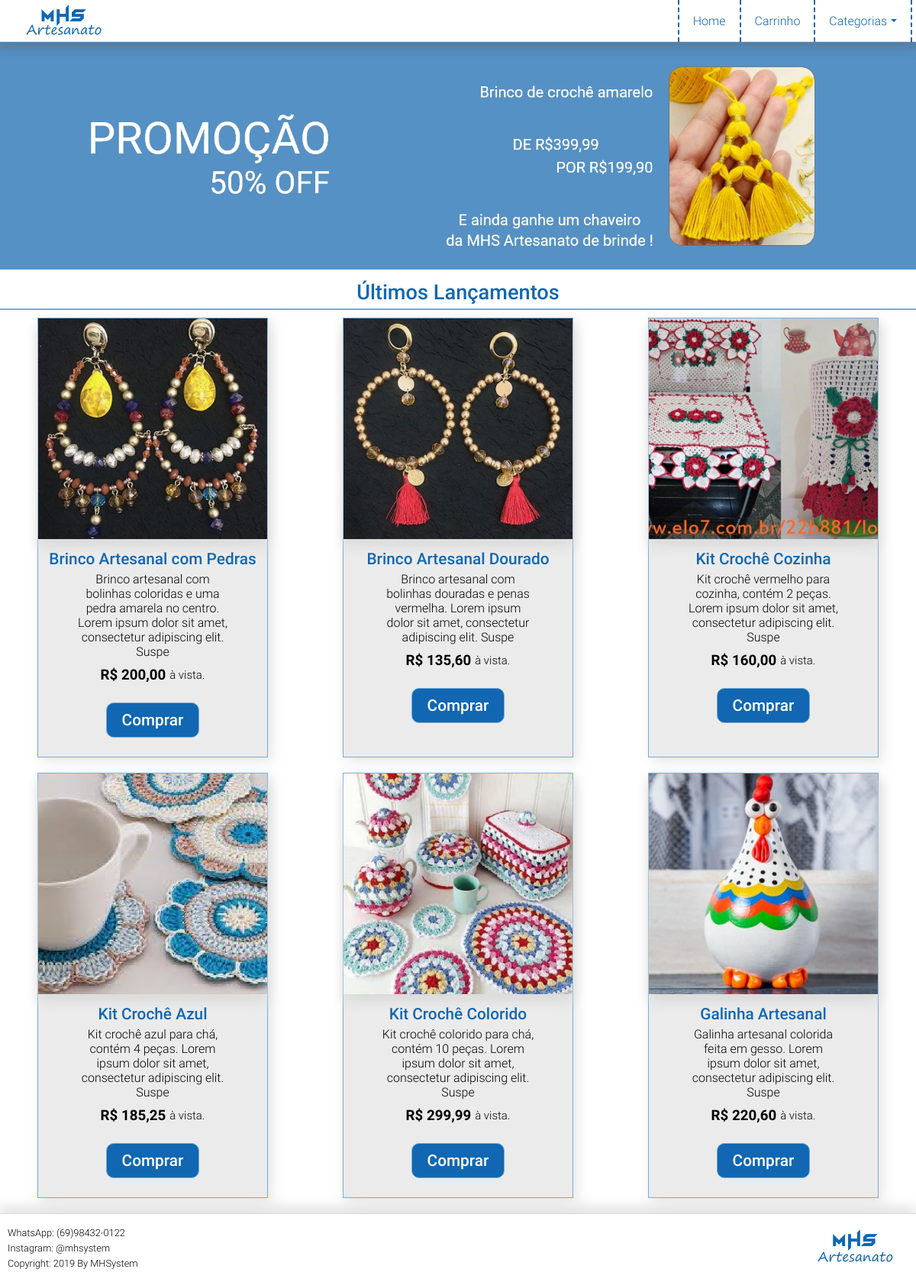
The page / on the database its author committed.
### tables this page shows
CREATE TABLE `tb_produtos` (
  `id_produto` int(11) NOT NULL,
  `nome` varchar(50) DEFAULT NULL,
  `descricao` varchar(150) DEFAULT NULL,
  `preco` float DEFAULT NULL,
  `link_img` varchar(60) DEFAULT NULL,
  `categoria_id` int(11) NOT NULL
);

### Controllers/ControllerHome.class.php (called while the page is built, shortened)
<?php
    class ControllerHome extends ControllerHelper{
        public function index(){
            $modelHome = new ModelHome();
            $dados = $modelHome->getProdutos();
            $this->loadTemplate("Home", $dados);
        }
    }
?>

### Controllers/Controller.class.php (called while the page is built, shortened)
<?php
    class Controller{
        public function run(){
            $url = isset($_GET['url']) ? $_GET['url'] : "/";
            $url = explode('/', $url);
            $metodoAtual = "";
            $parametros = array();
            if($url[0] != ""){
                $controllerAtual = "Controller".ucfirst($url[0]);
                array_shift($url);
                if (isset($url[0]) && !empty($url[0])){
                    $metodoAtual = $url[0];
                    array_shift($url);
                }else{
                    $metodoAtual = "index";
                }
                if (count($url) > 0){
                    $parametros = $url;
                }
            }else{
                $metodoAtual = "index";
            }
            $control = new $controllerAtual();
            call_user_func_array(array($control, $metodoAtual), array ($parametros));
        }
    }
?>

### index.php (called while the page is built, shortened)
<?php
    $controller = new Controller();
    $controller->run();
?>

### Models/ModelHome.class.php (called while the page is built, shortened)
<?php
    class ModelHome{
        private $instancia;
        public function __construct(){
            $this->instancia = Banco::instanciar();
        }
        public function getProdutos(){
            $dados = array();
            $sql = "SELECT id_produto, nome, descricao, preco, link_img FROM tb_produtos ORDER BY id_produto DESC LIMIT 6";
            $sql = $this->instancia->prepare($sql);
            $sql->execute();
            if ($sql->rowCount() > 0){
                $dados = $sql->fetchAll();
            }
            return $dados;
        }
    }
?>

### DataBase/Banco.class.php (called while the page is built)
<?php
    class Banco{
        private static $DSN = "mysql:dbname=mhsartesanato;host=localhost";
        private static $USER = "root";
        private static $PASS = "";
        private static $instance;
        public static function instanciar(){
            if(!self::$instance){
                try{
                    self::$instance = new PDO(self::$DSN, self::$USER, self::$PASS, array(PDO::MYSQL_ATTR_INIT_COMMAND => "SET NAMES utf8"));
                }catch (Exception $e){
                    $e->getMessage();
                    die();
                }
            }
            return self::$instance;
        }
    }
?>

### Views/Home.php (the view)
<a href="http://localhost/mhsartesanato/home/produto/brinco-amarelo"><img class="bannerPromo" src="http://localhost/mhsartesanato/Assets/images/bannerPromo.jpg"></a>
<div class="lista-produto">
    <h4>Últimos Lançamentos</h4>
    <div class="container-produto">
        <?php
            foreach ($viewData as $dados){ extract($dados);?>
                <div class="produto">
                    <a href="http://localhost/mhsartesanato/home/produto/<?php echo $link_img ?>"><img src="http://localhost/mhsartesanato/Assets/images/produtos/<?php echo $link_img ?>.jpg"></a>
                    <h4><?php echo $nome?></h4>
                    <p><?php echo $descricao?></p>
                    <h3>R$ <?php echo number_format($preco, 2, ',', ' '); ?><span>à vista.</span></h3>
                    <form action="http://localhost/mhsartesanato/carrinho" method="post">
                        <button class="produto-btn" name="btn" value="<?php echo $id_produto;?>">Comprar</button>
                    </form>
                </div>
            <?php
            }
            ?>
    </div>
</div>

### Assets/css/style.css (style rules this page uses)
*, *:before, *:after { margin: 0; padding: 0; outline: 0; list-style: none; text-decoration: none; box-sizing: border-box; font-family: "Roboto"; }
.bannerPromo { width: 100%; }
.lista-produto { margin: 10px 0; width: 100%; display: flex; flex-wrap: wrap; }
.lista-produto h4 { width: 100%; text-align: center; padding-bottom: 5px; border-bottom: 2px solid #77ABD9; font-size: 1.7em; font-weight: 600; color: #1167B2; }
.container-produto { width: 100%; display: flex; flex-wrap: wrap; justify-content: space-around; align-content: space-around; }
.produto { margin: 10px; background: #EBEBEB; border: 1px solid #77ABD9; text-align: center; padding-bottom: 25px; box-shadow: 5px 5px 15px 0px rgba(169,169,169, 0.3); }
.produto img { max-width: 300px; box-shadow: 0 10px 15px 0px #dbdbdb; margin-bottom: 10px; }
.produto h4 { border: none; font-size: 1.3em; }
.produto p { text-align: center; max-width: 200px; margin: 0 auto; margin-bottom: 10px; }
.produto h3 { margin-bottom: 25px; }
.produto span { font-weight: normal; margin-left: 5px; vertical-align: 1px; font-size: 0.8em; }
.produto-btn { padding: 10px 20px; background-color: #1167B2; border: 1px solid #77ABD9; color: #fff; font-weight: 600; border-radius: 10px; font-size: 1.3em; cursor: pointer; }

### rows shown on the page
tb_produtos: link_img (picture), nome "Brinco Artesanal com Pedras", descricao "Brinco artesanal com bolinhas coloridas e uma pedra amarela no centro. Lorem ipsum dolor sit amet, consectetur adipiscing elit. Suspe", preco "200,00", $id_produto 13 (drawn)
tb_produtos: link_img (picture), nome "Brinco Artesanal Dourado", descricao "Brinco artesanal com bolinhas douradas e penas vermelha. Lorem ipsum dolor sit amet, consectetur adipiscing elit. Suspe", preco "135,60", $id_produto 12 (drawn)
tb_produtos: link_img (picture), nome "Kit Crochê Cozinha", descricao "Kit crochê vermelho para cozinha, contém 2 peças. Lorem ipsum dolor sit amet, consectetur adipiscing elit. Suspe", preco "160,00", $id_produto 10 (drawn)
tb_produtos: link_img (picture), nome "Kit Crochê Azul", descricao "Kit crochê azul para chá, contém 4 peças. Lorem ipsum dolor sit amet, consectetur adipiscing elit. Suspe", preco "185,25", $id_produto 9 (drawn)
tb_produtos: link_img (picture), nome "Kit Crochê Colorido", descricao "Kit crochê colorido para chá, contém 10 peças. Lorem ipsum dolor sit amet, consectetur adipiscing elit. Suspe", preco "299,99", $id_produto 6 (drawn)
tb_produtos: link_img (picture), nome "Galinha Artesanal", descricao "Galinha artesanal colorida feita em gesso. Lorem ipsum dolor sit amet, consectetur adipiscing elit. Suspe", preco "220,60", $id_produto 5 (drawn)
